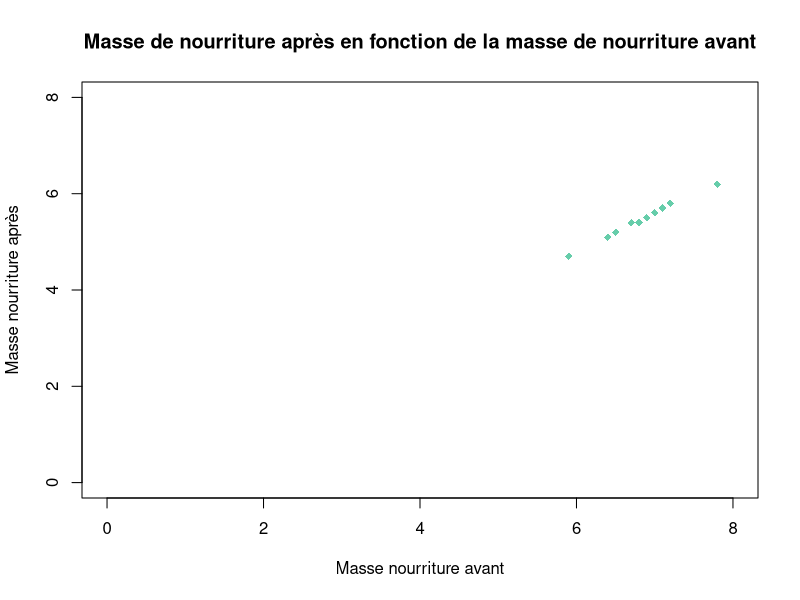
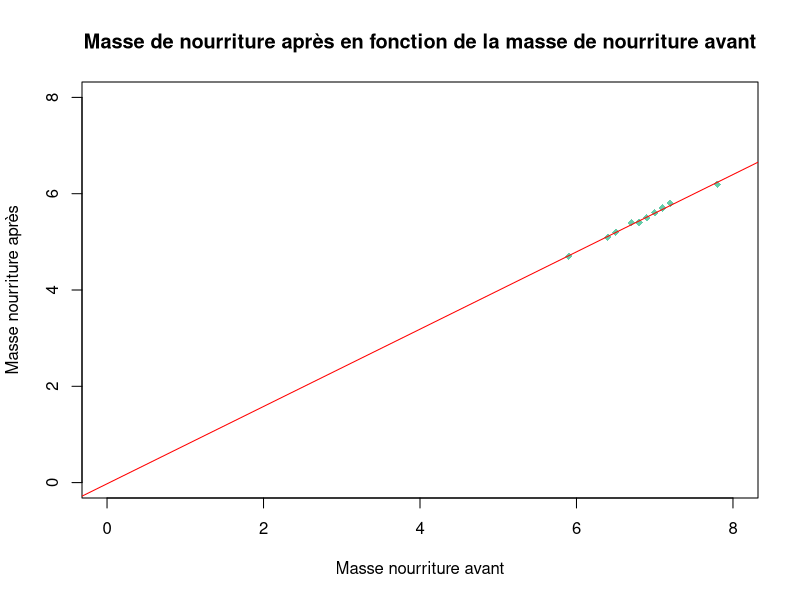
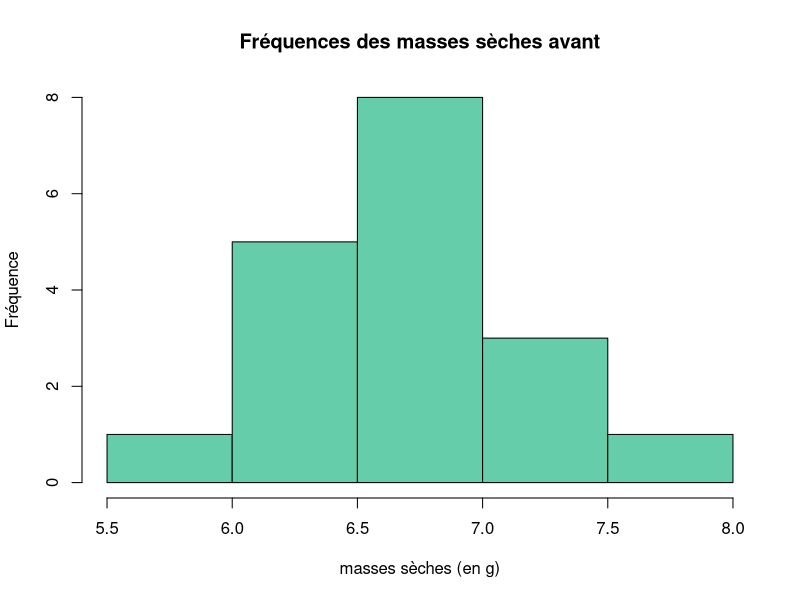
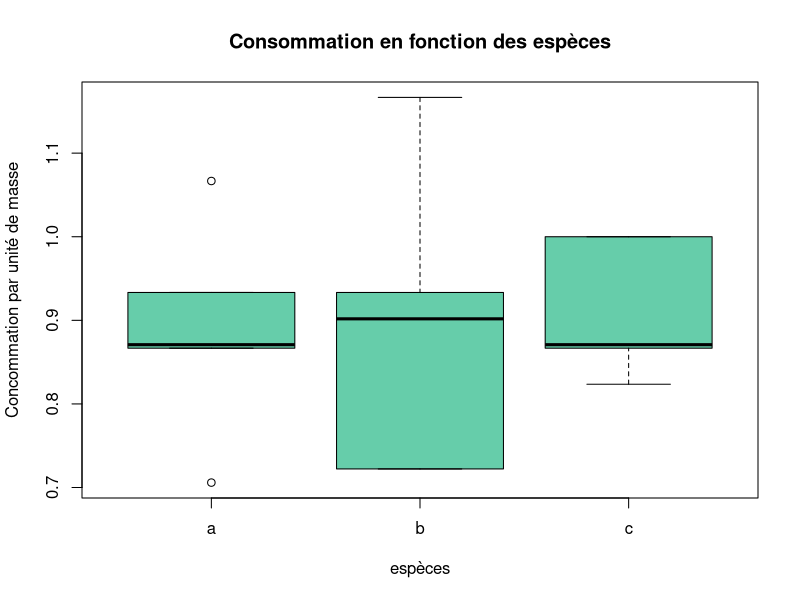

Generate these figures, in order, with R:
## ---- chunk 1
knitr::opts_chunk$set(echo = TRUE)
## ---- chunk 2
setwd("C:/Users/camil/Camille/1_These/5_Monitorat/2A/Eco_fonctio_L2")
## ---- chunk 3
data <- read.csv(file = "exemple.csv",
                 sep = ";",
                 dec = ",")

head(data)
## ---- chunk 4
data[, 2]
data[, "traitement"]
data$traitement # le $ est une sorte de raccourci pour dire colonne
## ---- chunk 5
data[5, ]
data["5", ]
## ---- chunk 6
data[3, 6]
data[3, "poids_animal"]
## ---- chunk 7
data$conso_tot <- data$poids_sec_av - data$poids_sec_ap
head(data)
## ---- chunk 8
data$conso_masse <- (data$poids_sec_av - data$poids_sec_ap)/data$poids_animal
head(data)
## ---- chunk 9
plot(x = data$poids_sec_av, y = data$poids_sec_ap,
     xlim = c(0, 8), ylim = c(0, 8), 
     pch = 18, 
     cex = 1, 
     col = "aquamarine3",
     xlab = "Masse nourriture avant", ylab = "Masse nourriture après",
     main = "Masse de nourriture après en fonction de la masse de nourriture avant")

## ---- chunk 10
# 1/ on créé un modèle pour voir s'il peut "fitter" les données?
model <- lm(data$poids_sec_ap ~ data$poids_sec_av)
## ---- chunk 11
# 2/ on regarde les propriétés de ce modèle:

## le R2 qui exprime le pourcentage de variation de y qui est expliqué par le modèle:
summary(model)$adj.r.squared

## les coefficients du modèle c'est à dire l'ordonnée à l'origine et la pente:
model$coefficients
## ---- chunk 12
# 3/ On peut ensuite refaire le graphique précédent en ajoutant la droite de régression grace à la fonction abline():
plot(x = data$poids_sec_av, y = data$poids_sec_ap,
     xlim = c(0, 8), ylim = c(0, 8), 
     pch = 18, 
     cex = 1, 
     col = "aquamarine3",
     xlab = "Masse nourriture avant", ylab = "Masse nourriture après",
     main = "Masse de nourriture après en fonction de la masse de nourriture avant")
abline(model, col = "red")
## ---- chunk 13
cor(data$poids_sec_av, data$poids_sec_ap, method = c("pearson"))
## ---- chunk 14
hist(data$poids_sec_av, col = "aquamarine3", main = "Fréquences des masses sèches avant", xlab = "masses sèches (en g)", ylab = "Fréquence")
## ---- chunk 15
boxplot(data$conso_masse ~ data$espece, col = "aquamarine3", main = "Consommation en fonction des espèces", xlab = "espèces", ylab = "Concommation par unité de masse")
